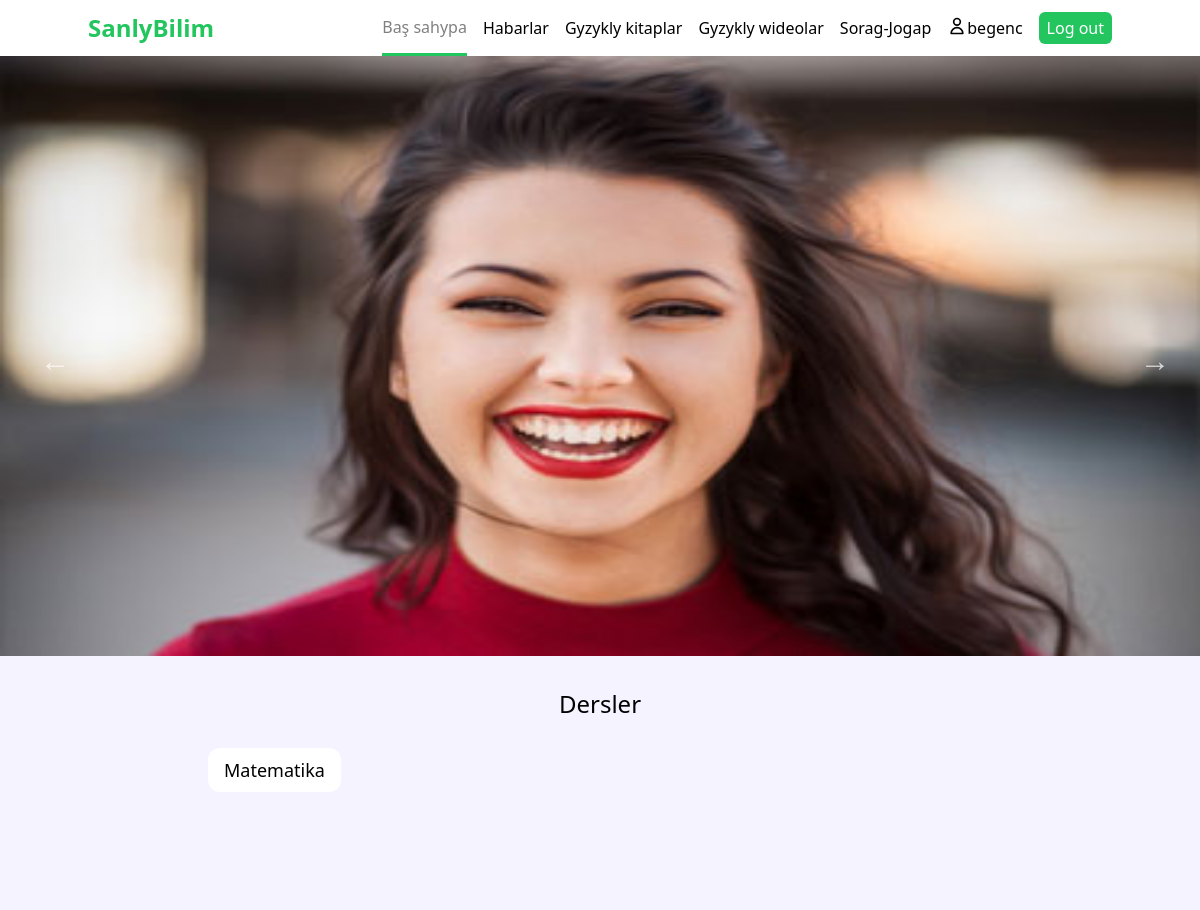
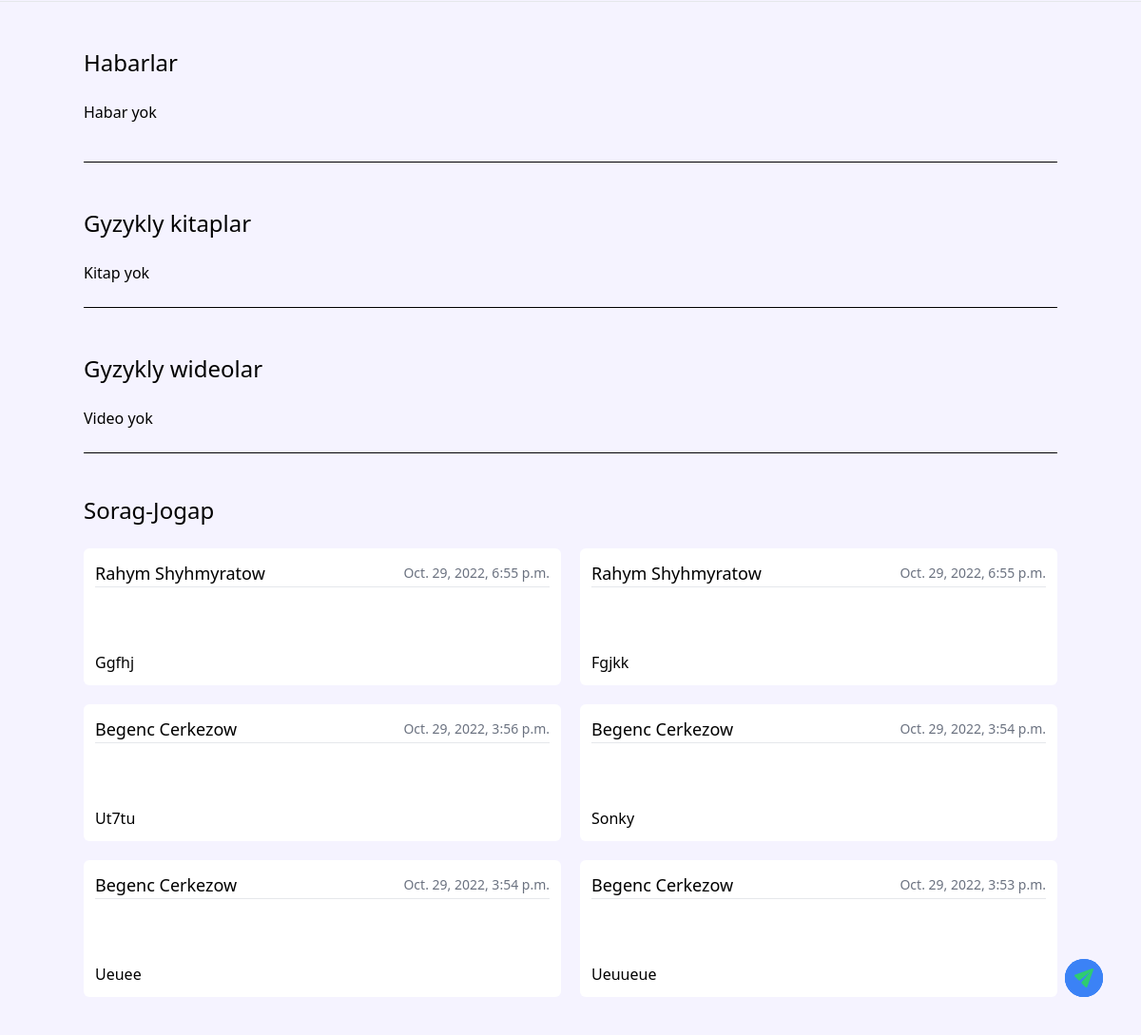
Page / (signed in) on the committed database (2 pictures, top to bottom).
### gyzykly/models.py (models this page shows, shortened)
class Surat(models.Model):
	image_name = models.CharField('Suratyn ady', max_length=200)
	image = models.ImageField('Surat', upload_to='images/')
	date_added = models.DateTimeField('gosulan wagty', auto_now_add=True)
	class Meta:
		verbose_name = 'surat'
		verbose_name_plural = 'Suratlar'

### books_videos/models.py (models this page shows, shortened)
class Ders(models.Model):
	ders_name = models.CharField('Dersin ady', max_length=200)
	ders_synp = models.PositiveIntegerField('Dersin synpy', default=4)
	class Meta:
		verbose_name = 'Ders'
		verbose_name_plural = 'Dersler'

### chat/models.py (models this page shows, shortened)
class Sorag(models.Model):
	owner = models.ForeignKey(Okuwcy, on_delete=models.CASCADE)
	sorag = models.TextField('Sorag')
	date_added = models.DateTimeField('gosulan wagty', auto_now_add=True)
	class Meta:
		verbose_name = 'sorag'
		verbose_name_plural = 'SoragJogaplar'

### ulanyjylar/models.py (models this page shows, shortened)
class Okuwcy(models.Model):
	username = models.ForeignKey(User, on_delete=models.CASCADE)
	okuwcy_ady = models.CharField('Okuwcynyn ady', max_length=200)
	okuwcy_familya = models.CharField('Okuwcynyn familyasy', max_length=200)
	okuwcy_welayat = models.CharField('Welayaty', max_length=200)
	okuwcy_etrap = models.CharField('Etraby', max_length=200)
	okuwcy_mekdep = models.PositiveIntegerField('Mekdebi', default=1)
	okuwcy_synp = models.PositiveIntegerField('Synpy', default=4)
	okuwcy_phone = models.PositiveIntegerField('Okuwcynyn telefon belgisi')
	class Meta:
		verbose_name = 'okuwcy'
		verbose_name_plural = 'Okuwçylar'

### books_videos/views.py (the view)
# urls.py: path('', views.index, name='index'),
@login_required
def index(request):
	suratlar = Surat.objects.order_by('-date_added')
	dersler = Ders.objects.all()
	habarlar = Habar.objects.order_by('-date_added')[:6]
	gyzykly_videolar = GyzyklyVideo.objects.order_by('-date_added')[:6]
	gyzykly_kitaplar = GyzyklyKitap.objects.order_by('-date_added')[:6]
	soraglar = Sorag.objects.order_by('-date_added')[:6]
	okuwcydata = Okuwcy.objects.filter(username=request.user)
	context = {'dersler': dersler, 'suratlar': suratlar, 'gyzykly_videolar': gyzykly_videolar, 'gyzykly_kitaplar':gyzykly_kitaplar, 'habarlar': habarlar, 'okuwcydata': okuwcydata, 'soraglar': soraglar}
	return render(request, 'books_videos/index.html', context)

### books_videos/templates/books_videos/index.html (shortened to what this page needs)
{% extends "books_videos/base.html" %}
{% load static %}
{% block content %}
		<div>
			<ul class="slider lg:h-3/4 h-52 md:h-1/2">
				{% for surat in suratlar %}
					<li class="cursor-pointer"><img class="w-screen h-full cover" src="{{ surat.image.url }}"></li>
				{% endfor %}
			</ul>
		</div>
<div class="bg-violet-50 border-b w-full md:px-0 px-3 md:h-64 py-2">
	<p class="text-2xl text-center py-6">Dersler</p>
	{% for okuwcy in okuwcydata %}
		{% for ders in dersler %}
			{% if okuwcy.okuwcy_synp == ders.ders_synp %}
					<div class="w-full flex items-center">
						<div class="md:w-2/3 w-full mx-auto flex flex-wrap">
							<div class="md:w-auto  cursor-pointer hover:bg-gray-200 transition duration-300 w-full bg-white rounded-xl mx-2 my-1 flex items-center justify-center text-lg">
								<a class="px-4 py-2" href="{% url 'books_videos:kitaplar_videolar' ders.id %}">{{ ders.ders_name }}</a>
							</div>
						</div>
					</div>
			{% endif %}
		{% empty %}
			<p>Ders yok</p>
		{% endfor %}
	{% endfor %}
</div>
<div class="w-full bg-violet-50">
	<div class="w-full border-b border-black container mx-auto py-6 px-5 md:px-0">
		<p class="text-2xl py-6 hover:text-gray-300"><a href="{% url 'gyzykly:habarlar' %}">Habarlar</a></p>
		<div class="w-full flex items-center pb-4">
			<div class="w-full grid md:grid-cols-2 gap-7">
				{% for habar in habarlar %}
					<a href="{% url 'gyzykly:habar' habar.id %}">
						<div class="flex sm:flex-row flex-col md:max-w-full rounded-lg bg-white shadow-lg z-10">
								<img class="w-full lg:w-52 md:h-auto lg:h-52 sm:h-64 h-40 object-cover sm:w-48 rounded-t-lg md:rounded-none md:rounded-l-lg"
									src="{{ habar.habar_image.url }}" alt="" />
								<div class="lg:p-6 md:p-3 p-2 flex flex-col justify-start">
									<h5 class="text-gray-900 text-xl font-medium mb-2">{{ habar.habar_name }}</h5>
									<p class="text-gray-700 text-base mb-4">{{ habar.habar_text|truncatechars_html:25 }}</p>
									<p class="text-gray-600 text-xs">{{ habar.date_added }}</p>
								</div>
						</div>
					</a>
				{% empty %}
					<p>Habar yok</p>
				{% endfor %}
			</div>
		</div>
	</div>
</div>
<div class="bg-violet-50">
	<div class="w-full border-b border-black container mx-auto py-6 px-5 md:px-0">
		<p class="text-2xl py-6 hover:text-gray-400 w-fit transition duration-300"><a href="{% url 'gyzykly:gyzykly_kitaplar' %}"> Gyzykly kitaplar</a></p>
			<div class="grid lg:grid-cols-4 md:grid-cols-3 sm:grid-cols-2 md:gap-5 gap-2">
				{% for gyzykly_kitap in gyzykly_kitaplar %}
					<div class="w-full">
						<a target="_blank" href="{{ gyzykly_kitap.gyzykly_kitap.url }}" class="text-sm text-gray-400">
							<img class="w-full h-72" src="{% static 'img/pdf.png' %}">
							<div class="flex justify-between mt-1 px-2">
								<p class="py-1 text-sm">{{ gyzykly_kitap.gyzykly_kitap_name }}</p>
								<p class="py-1 text-sm">{{ gyzykly_kitap.date_added }}</p>
							</div>
						</a>
					</div>
				{% empty %}
					<p>Kitap yok</p>
				{% endfor %}
			</div>
	</div>
</div>
<div class="bg-violet-50">
	<div class="w-full container border-b border-black mx-auto py-6 px-5 md:px-0">
		<p class="text-2xl py-6 w-fit hover:text-gray-400 transition duration-300"><a href="{% url 'gyzykly:gyzykly_videolar' %}"> Gyzykly wideolar</a></p>
		<div class="grid lg:grid-cols-3 sm:grid-cols-2 md:gap-5 gap-2">
			{% for gyzykly_video in gyzykly_videolar %}
				<div>
					<video class="w-full" controls>
						<source src="{{ gyzykly_video.gyzykly_video.url }}"
							type="video/mp4">
						<source src="movie.ogg" type="video/ogg">
					</video>
					<div class="flex justify-between px-2 mt-1">
						<p>{{ gyzykly_video.gyzykly_video_name }}</p>
						<p>{{ gyzykly_video.date_added }}</p>
					</div>
				</div>
			{% empty %}
				<p>Video yok</p>
			{% endfor %}
		</div>
	</div>
</div>
<div class="w-full bg-violet-50 pt-5 pb-10 md:px-0 px-3 py-2">
	<div class="container mx-auto">
		<p class="text-2xl py-6 w-fit hover:text-gray-400 transition duration-300"><a href="{% url 'chat:sorag_jogap' %}">Sorag-Jogap</a></p>
		<div class="grid md:grid-cols-2 md:gap-5 gap-2">
			{% for okuwcy in okuwcydata %}
				{% for sorag in soraglar %}
					{% if okuwcy.okuwcy_etrap == sorag.owner.okuwcy_etrap and okuwcy.okuwcy_mekdep == sorag.owner.okuwcy_mekdep and okuwcy.okuwcy_synp == sorag.owner.okuwcy_synp %}
						<div class="w-full flex flex-col justify-between lg:h-36 h-auto bg-white rounded-md p-3">
							<div class="border-b flex justify-between items-center">
								<p class="md:text-lg text-md">{{ sorag.owner.okuwcy_ady }} {{ sorag.owner.okuwcy_familya }}</p>
									<p class="text-gray-500 md:text-sm text-xs">{{ sorag.date_added }}</p>
							</div>
							<p class="pt-1">{{ sorag.sorag }}</p>
						</div>
					{% endif %}
					{% empty %}
						<p>Sorag jogap yok</p>
				{% endfor %}
			{% endfor %}
		</div>
	</div>
</div>
{% endblock content %}

### books_videos/templates/books_videos/base.html (shortened to what this page needs)
{% load static %}
<html>
<head>
	<link rel="stylesheet" type="text/css" href="{% static 'css/index.css' %}">
    <link rel="stylesheet" type="text/css" href="{% static 'css/slick.css' %}">
    <link rel="stylesheet" type="text/css" href="{% static 'css/slick-theme.css' %}">
    <link rel="stylesheet" type="text/css" href="{% static 'css/slick-theme.min.css' %}">
</head>
<body>
		{% if user.is_authenticated %}
		<div class="w-full h-14 bg-white text-black shadow-xl z-20" id="myHeader">
            <div class="md:px-0 px-4 h-full container mx-auto flex items-center justify-between">
                <p id="logo" class="text-2xl font-bold text-green-500"><a href="{% url 'books_videos:index' %}">SanlyBilim</a></p>
                <ul class="md:flex items-center hidden" id="menu">
                    {% with request.resolver_match.url_name as url_name %}
                        <li class="{% if url_name == 'index' %}active{% endif %} py-3.5 lg:ml-4 ml-2 hover:text-gray-300 transition all duration-300"><a class="py-3.5 nav-link" href="{% url 'books_videos:index' %}">Baş sahypa</a>
                        </li>
                        <li class="{% if url_name == 'habarlar' %}active{% endif %} lg:ml-4 ml-2 py-3.5 hover:text-gray-300 transition all duration-300"><a class="py-3.5 nav-link" href="{% url 'gyzykly:habarlar' %}">Habarlar</a>
                        </li>
                        <li class="{% if url_name == 'gyzykly_kitaplar' %}active{% endif %} lg:ml-4 ml-2 py-3.5 hover:text-gray-300 transition all duration-300"><a class="py-3.5 nav-link" href="{% url 'gyzykly:gyzykly_kitaplar' %}">Gyzykly
                                kitaplar</a></li>
                        <li class="{% if url_name == 'gyzykly_videolar' %}active{% endif %} lg:ml-4 ml-2 py-3.5 hover:text-gray-300 transition all duration-300"><a class="py-3.5 nav-link"
                                href="{% url 'gyzykly:gyzykly_videolar' %}">Gyzykly
                                wideolar</a></li>
                        <li class="{% if url_name == 'sorag_jogap' %}active{% endif %} lg:ml-4 ml-2 py-3.5 hover:text-gray-300 transition all duration-300"><a class="py-3.5 nav-link"
                                href="{% url 'chat:sorag_jogap' %}">Sorag-Jogap</a></li>
                        <li class="{% if url_name == 'shahsy_otag' %}active{% endif %} lg:ml-4 ml-2 py-3.5 hover:text-gray-300 transition all duration-300">
                        <a class="py-3.5 nav-link" href="{% url 'ulanyjylar:shahsy_otag' %}">
                            <svg class="h-5 float-left" xmlns="http://www.w3.org/2000/svg" fill="none" viewBox="0 0 24 24"
                                stroke="currentColor">
                                <path stroke-linecap="round" stroke-linejoin="round" stroke-width="2"
                                    d="M16 7a4 4 0 11-8 0 4 4 0 018 0zM12 14a7 7 0 00-7 7h14a7 7 0 00-7-7z" />
                            </svg>
                            {{ user.username }}
                        </a>
                        </li>
                        <li class="{% if url_name == 'logoutt' %}active{% endif %} lg:ml-4 ml-2 bg-green-500 text-white py-1 px-2 rounded-md hover:text-gray-300 transition all duration-300 cursor-pointer"><a href="{% url 'ulanyjylar:logoutt' %}">Log out</a></li>
                    {% endwith %}
                </ul>
            </div>
        </div>
		{% endif %}
    {% block content %}
	{% endblock content %}
    {% if request.path == '/chat/adminehabar/' %}
        <p></p>
    {% elif request.path == '/ulanyjylar/login/' %}
        <p></p>
    {% elif request.path == '/ulanyjylar/register/' %}
        <p></p>
    {% elif request.path == '/chat/soragjogap/' %}
        <p></p>
    {% else %}
        <div class="pulse flex justify-center items-center md:mr-10 md:mb-10 mr-7 mb-7">
            <a href="{% url 'chat:adminehabar' %}">
                <img src="{% static 'img/send.png' %}" class="w-6 h-6 text-white" alt="" />
            </a>
        </div>
    {% endif %}
    <script type="text/javascript" src="{% static 'js/tailwindcss.js' %}"></script>
</body>
</html>

### static/css/index.css (style rules this page uses)
.active { color: grey; border-bottom: 3px solid #22C55E; }
.pulse { z-index: 10; bottom: 0; right: 0; width: 40px; height: 40px; border-radius: 100%; background-color: #3B82F6; position: fixed; opacity: 1; }
.pulse::before, .pulse::after { content: ''; position: absolute; width: 40px; height: 40px; border-radius: 100%; z-index: -1; background: #3B82F6; }
.pulse::before { animation: pulse 2s ease-out infinite; }
.pulse::after { animation: pulse 2s 1s ease-out infinite; }

### rows in the picture
Surat: image (picture)
Ders: ders_name "Matematika"
Sorag: owner.okuwcy_ady "Rahym", owner.okuwcy_familya "Shyhmyratow", date_added "Oct. 29, 2022, 6:55 p.m.", sorag "Ggfhj"
Sorag: owner.okuwcy_ady "Rahym", owner.okuwcy_familya "Shyhmyratow", date_added "Oct. 29, 2022, 6:55 p.m.", sorag "Fgjkk"
Sorag: owner.okuwcy_ady "Begenc", owner.okuwcy_familya "Cerkezow", date_added "Oct. 29, 2022, 3:56 p.m.", sorag "Ut7tu"
Sorag: owner.okuwcy_ady "Begenc", owner.okuwcy_familya "Cerkezow", date_added "Oct. 29, 2022, 3:54 p.m.", sorag "Sonky"
Sorag: owner.okuwcy_ady "Begenc", owner.okuwcy_familya "Cerkezow", date_added "Oct. 29, 2022, 3:54 p.m.", sorag "Ueuee"
Sorag: owner.okuwcy_ady "Begenc", owner.okuwcy_familya "Cerkezow", date_added "Oct. 29, 2022, 3:53 p.m.", sorag "Ueuueue"

### other values in the picture
{{ user.username }} "begenc"
